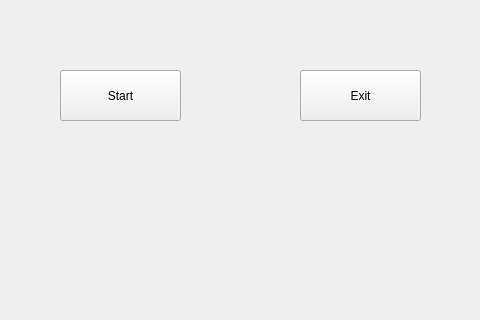
<?xml version="1.0" encoding="UTF-8"?>
<ui version="4.0">
 <class>MainWindow</class>
 <widget class="QMainWindow" name="MainWindow">
  <property name="geometry">
   <rect>
    <x>0</x>
    <y>0</y>
    <width>480</width>
    <height>320</height>
   </rect>
  </property>
  <property name="windowTitle">
   <string>MainWindow</string>
  </property>
  <widget class="QWidget" name="centralWidget">
   <widget class="QPushButton" name="pushButton">
    <property name="geometry">
     <rect>
      <x>60</x>
      <y>70</y>
      <width>121</width>
      <height>51</height>
     </rect>
    </property>
    <property name="text">
     <string>Start</string>
    </property>
   </widget>
   <widget class="QPushButton" name="pushButton_2">
    <property name="geometry">
     <rect>
      <x>300</x>
      <y>70</y>
      <width>121</width>
      <height>51</height>
     </rect>
    </property>
    <property name="text">
     <string>Exit</string>
    </property>
   </widget>
   <widget class="QLabel" name="label">
    <property name="geometry">
     <rect>
      <x>0</x>
      <y>0</y>
      <width>480</width>
      <height>320</height>
     </rect>
    </property>
    <property name="text">
     <string/>
    </property>
    <property name="pixmap">
     <pixmap resource="img.qrc">:/img/start_bc.jpg</pixmap>
    </property>
   </widget>
   <zorder>label</zorder>
   <zorder>pushButton</zorder>
   <zorder>pushButton_2</zorder>
  </widget>
 </widget>
 <layoutdefault spacing="6" margin="11"/>
 <resources>
  <include location="img.qrc"/>
 </resources>
 <connections/>
</ui>
